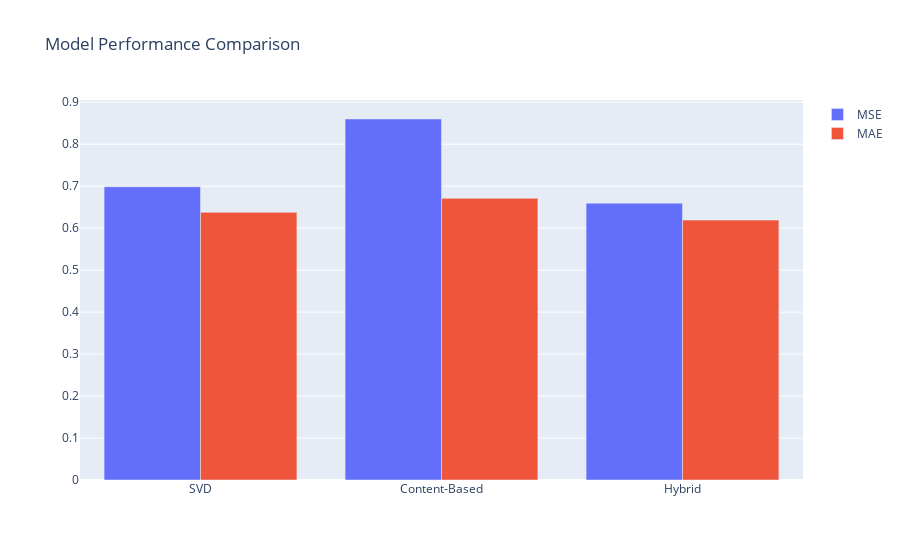
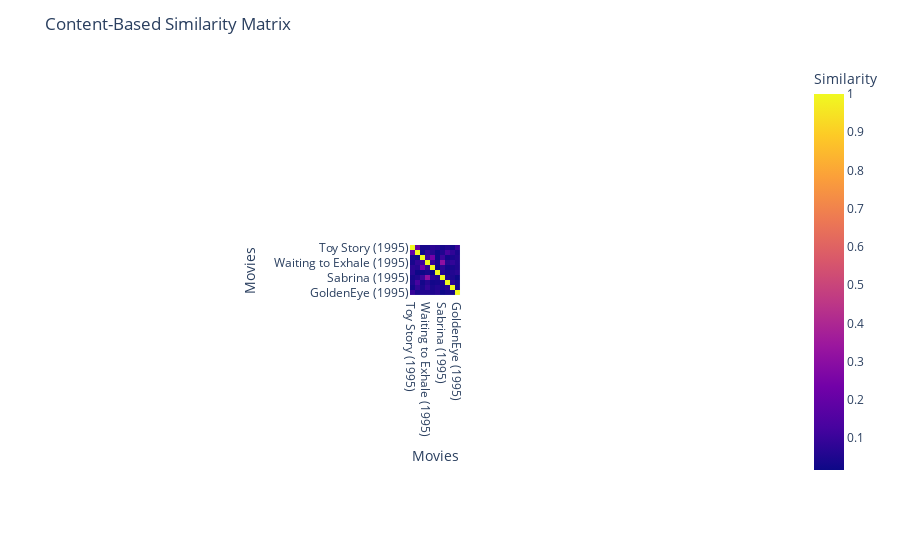

The notebook cell these images were saved under, in order:
### Code cell
plot_metrics([mse_svd, mse_cb, mse_hybrid], [mae_svd, mae_cb, mae_hybrid], ['SVD', 'Content-Based', 'Hybrid'])
plot_similarity_heatmap(content_sim)

### Figure 1 — Plotly figure (JSON) as saved in the notebook; plotly's stock layout.template omitted (floating-point values rounded to 4 significant figures)
{"data": [{"name": "MSE", "type": "bar", "x": ["SVD", "Content-Based", "Hybrid"], "y": [0.6986, 0.8601, 0.6597]}, {"name": "MAE", "type": "bar", "x": ["SVD", "Content-Based", "Hybrid"], "y": [0.6377, 0.6711, 0.6192]}], "layout": {"autosize": true, "barmode": "group", "title": {"text": "Model Performance Comparison"}, "xaxis": {"autorange": true, "range": [-0.5, 2.5], "type": "category"}, "yaxis": {"autorange": true, "range": [0, 0.9054], "type": "linear"}}}

### Figure 2 — Plotly figure (JSON) as saved in the notebook; plotly's stock layout.template omitted (floating-point values rounded to 4 significant figures)
{"data": [{"coloraxis": "coloraxis", "hovertemplate": "Movies: %{x}<br>Movies: %{y}<br>Similarity: %{z}<extra></extra>", "name": "0", "type": "heatmap", "x": ["Toy Story (1995)", "Jumanji (1995)", "Grumpier Old Men (1995)", "Waiting to Exhale (1995)", "Father of the Bride Part II (1995)", "Heat (1995)", "Sabrina (1995)", "Tom and Huck (1995)", "Sudden Death (1995)", "GoldenEye (1995)"], "xaxis": "x", "y": ["Toy Story (1995)", "Jumanji (1995)", "Grumpier Old Men (1995)", "Waiting to Exhale (1995)", "Father of the Bride Part II (1995)", "Heat (1995)", "Sabrina (1995)", "Tom and Huck (1995)", "Sudden Death (1995)", "GoldenEye (1995)"], "yaxis": "y", "z": [[1, 0.1929, 0.03441, 0.03801, 0.07593, 0.06555, 0.03277, 0.05293, 0.03047, 0.09339], [0.1929, 1.0, 0.02191, 0.08616, 0.06268, 0.01651, 0.05333, 0.1285, 0.08264, 0.04286], [0.03441, 0.02191, 1, 0.1102, 0.2344, 0.01707, 0.1068, 0.02996, 0.04142, 0.05608], [0.03801, 0.08616, 0.1102, 1, 0.09049, 0.03605, 0.3087, 0.06326, 0.08748, 0.05643], [0.07593, 0.06268, 0.2344, 0.09049, 1.0, 0.01619, 0.07598, 0.0284, 0.03928, 0.05317], [0.06555, 0.01651, 0.01707, 0.03605, 0.01619, 1.0, 0.05749, 0.03279, 0.05644, 0.07032], [0.03277, 0.05333, 0.1068, 0.3087, 0.07598, 0.05749, 1.0, 0.05114, 0.04628, 0.01885], [0.05293, 0.1285, 0.02996, 0.06326, 0.0284, 0.03279, 0.05114, 1.0, 0.07168, 0.0356], [0.03047, 0.08264, 0.04142, 0.08748, 0.03928, 0.05644, 0.04628, 0.07168, 1, 0.03483], [0.09339, 0.04286, 0.05608, 0.05643, 0.05317, 0.07032, 0.01885, 0.0356, 0.03483, 1.0]]}], "layout": {"autosize": true, "coloraxis": {"colorbar": {"title": {"text": "Similarity"}}, "colorscale": [[0, "#0d0887"], [0.1111, "#46039f"], [0.2222, "#7201a8"], [0.3333, "#9c179e"], [0.4444, "#bd3786"], [0.5556, "#d8576b"], [0.6667, "#ed7953"], [0.7778, "#fb9f3a"], [0.8889, "#fdca26"], [1, "#f0f921"]]}, "margin": {"t": 60}, "title": {"text": "Content-Based Similarity Matrix"}, "xaxis": {"anchor": "y", "autorange": true, "constrain": "domain", "domain": [0.4647, 0.5353], "range": [-0.5, 9.5], "scaleanchor": "y", "title": {"text": "Movies"}, "type": "category"}, "yaxis": {"anchor": "x", "autorange": true, "constrain": "domain", "domain": [0, 1], "range": [9.5, -0.5], "title": {"text": "Movies"}, "type": "category"}}}
